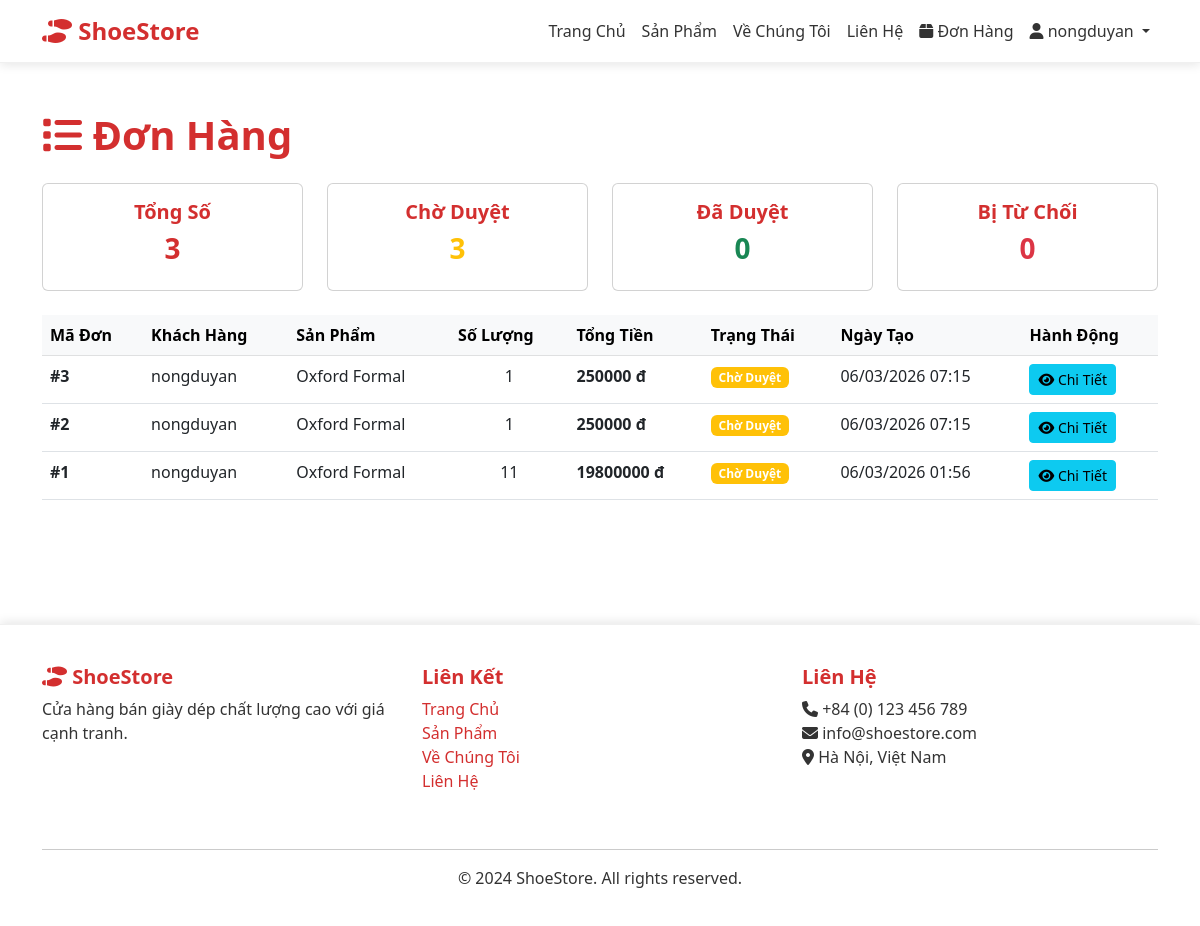
/orders/ (signed in), run on the app's committed database.
### store/models.py (models this page shows, shortened)
class Order(models.Model):
    customer = models.ForeignKey(User, on_delete=models.CASCADE, related_name='orders')
    product = models.ForeignKey(Product, on_delete=models.CASCADE, related_name='orders')
    quantity = models.IntegerField(validators=[MinValueValidator(1)])
    total_price = models.DecimalField(max_digits=10, decimal_places=2)
    status = models.CharField(max_length=20, choices=STATUS_CHOICES, default='pending')
    notes = models.TextField(blank=True)
    is_active = models.BooleanField(default=True)
    approved_by = models.ForeignKey(User, on_delete=models.SET_NULL, null=True, blank=True, related_name='approved_orders')
    created_at = models.DateTimeField(auto_now_add=True)
    updated_at = models.DateTimeField(auto_now=True)
    approved_date = models.DateTimeField(null=True, blank=True)
    class Meta:
        ordering = ['-created_at']
        permissions = [
            ("can_approve_order", "Can approve orders"),
            ("can_reject_order", "Can reject orders"),
        ]

class Product(models.Model):
    name = models.CharField(max_length=300)
    description = models.TextField()
    price = models.DecimalField(max_digits=10, decimal_places=2, validators=[MinValueValidator(0)])
    category = models.ForeignKey(Category, on_delete=models.CASCADE, related_name='products')
    shoe_type = models.CharField(max_length=20, choices=SHOE_TYPE_CHOICES)
    size = models.CharField(max_length=10, help_text="e.g., 36, 37, 38...")
    color = models.CharField(max_length=50)
    material = models.CharField(max_length=100)
    brand = models.CharField(max_length=100)
    quantity_in_stock = models.IntegerField(default=0, validators=[MinValueValidator(0)])
    image = models.ImageField(upload_to='products/', blank=True)
    image_alt = models.CharField(max_length=200, blank=True)
    average_rating = models.FloatField(default=0, validators=[MinValueValidator(0)])
    total_reviews = models.IntegerField(default=0)
    is_featured = models.BooleanField(default=False)
    is_active = models.BooleanField(default=True)
    created_at = models.DateTimeField(auto_now_add=True)
    updated_at = models.DateTimeField(auto_now=True)
    class Meta:
        ordering = ['-created_at']
        indexes = [
            models.Index(fields=['name', 'category']),
            models.Index(fields=['price']),
        ]

### store/views.py (the view)
# urls.py: path('orders/', views.order_list, name='order_list'),
@login_required
def order_list(request):
    if request.user.profile.user_type == 'admin':
        orders = Order.objects.all().order_by('-created_at')
    else:
        orders = Order.objects.filter(customer=request.user).order_by('-created_at')
    status_filter = request.GET.get('status')
    if status_filter:
        orders = orders.filter(status=status_filter)
    stats = {
        'total': orders.count(),
        'pending': orders.filter(status='pending').count(),
        'approved': orders.filter(status='approved').count(),
        'rejected': orders.filter(status='rejected').count(),
    }
    context = {
        'orders': orders,
        'stats': stats,
        'status_filter': status_filter,
        'is_admin': request.user.profile.user_type == 'admin',
    }
    return render(request, 'store/order_list.html', context)

### store/templates/store/order_list.html (shortened to what this page needs)
{% extends 'store/base.html' %}
{% block content %}
<div class="container py-5">
    <h1 class="mb-4">
        <i class="fas fa-list"></i> Đơn Hàng
    </h1>
    <div class="row mb-4">
        <div class="col-md-3">
            <div class="card text-center">
                <div class="card-body">
                    <h5>Tổng Số</h5>
                    <h3>{{ stats.total }}</h3>
                </div>
            </div>
        </div>
        <div class="col-md-3">
            <div class="card text-center">
                <div class="card-body">
                    <h5>Chờ Duyệt</h5>
                    <h3 class="text-warning">{{ stats.pending }}</h3>
                </div>
            </div>
        </div>
        <div class="col-md-3">
            <div class="card text-center">
                <div class="card-body">
                    <h5>Đã Duyệt</h5>
                    <h3 class="text-success">{{ stats.approved }}</h3>
                </div>
            </div>
        </div>
        <div class="col-md-3">
            <div class="card text-center">
                <div class="card-body">
                    <h5>Bị Từ Chối</h5>
                    <h3 class="text-danger">{{ stats.rejected }}</h3>
                </div>
            </div>
        </div>
    </div>
    <div class="table-responsive">
        <table class="table table-hover">
            <thead class="table-light">
                <tr>
                    <th>Mã Đơn</th>
                    <th>Khách Hàng</th>
                    <th>Sản Phẩm</th>
                    <th>Số Lượng</th>
                    <th>Tổng Tiền</th>
                    <th>Trạng Thái</th>
                    <th>Ngày Tạo</th>
                    <th>Hành Động</th>
                </tr>
            </thead>
            <tbody>
                {% for order in orders %}
                <tr>
                    <td><strong>#{{ order.id }}</strong></td>
                    <td>{{ order.customer.get_full_name|default:order.customer.username }}</td>
                    <td>{{ order.product.name }}</td>
                    <td class="text-center">{{ order.quantity }}</td>
                    <td class="fw-bold">{{ order.total_price|floatformat:0 }} đ</td>
                    <td>
                        {% if order.status == 'pending' %}
                        <span class="badge bg-warning">Chờ Duyệt</span>
                        {% elif order.status == 'approved' %}
                        <span class="badge bg-success">Đã Duyệt</span>
                        {% else %}
                        <span class="badge bg-danger">Bị Từ Chối</span>
                        {% endif %}
                    </td>
                    <td>{{ order.created_at|date:"d/m/Y H:i" }}</td>
                    <td>
                        <a href="{% url 'order_detail' order.pk %}" class="btn btn-sm btn-info">
                            <i class="fas fa-eye"></i> Chi Tiết
                        </a>
                    </td>
                </tr>
                {% empty %}
                <tr>
                    <td colspan="8" class="text-center py-4">
                        <p class="text-muted">Không có đơn hàng nào</p>
                    </td>
                </tr>
                {% endfor %}
            </tbody>
        </table>
    </div>
</div>
{% endblock %}

### store/templates/store/base.html (shortened to what this page needs)
<!DOCTYPE html>
<html lang="vi">
<head>
    <link href="https://cdn.jsdelivr.net/npm/bootstrap@5.3.0/dist/css/bootstrap.min.css" rel="stylesheet">
    <link rel="stylesheet" href="https://cdnjs.cloudflare.com/ajax/libs/font-awesome/6.4.0/css/all.min.css">
</head>
<body>
    <nav class="navbar navbar-expand-lg navbar-dark sticky-top">
        <div class="container">
            <a class="navbar-brand" href="{% url 'home' %}">
                <i class="fas fa-shoe-prints"></i> ShoeStore
            </a>
            <div class="collapse navbar-collapse" id="navbarNav">
                <ul class="navbar-nav ms-auto">
                    <li class="nav-item">
                        <a class="nav-link" href="{% url 'home' %}">Trang Chủ</a>
                    </li>
                    <li class="nav-item">
                        <a class="nav-link" href="{% url 'product_list' %}">Sản Phẩm</a>
                    </li>
                    <li class="nav-item">
                        <a class="nav-link" href="{% url 'about' %}">Về Chúng Tôi</a>
                    </li>
                    <li class="nav-item">
                        <a class="nav-link" href="{% url 'contact' %}">Liên Hệ</a>
                    </li>
                    {% if user.is_authenticated %}
                        <li class="nav-item">
                            <a class="nav-link" href="{% url 'order_list' %}">
                                <i class="fas fa-box"></i> Đơn Hàng
                            </a>
                        </li>
                        <li class="nav-item dropdown">
                            <a class="nav-link dropdown-toggle" href="#" id="userDropdown" role="button" data-bs-toggle="dropdown">
                                <i class="fas fa-user"></i> {{ user.first_name|default:user.username }}
                            </a>
                        </li>
                    {% endif %}
                </ul>
            </div>
        </div>
    </nav>
    <main>
        {% block content %}{% endblock %}
    </main>
    <footer>
        <div class="container">
            <div class="row">
                <div class="col-md-4 mb-4">
                    <h5><i class="fas fa-shoe-prints"></i> ShoeStore</h5>
                    <p>Cửa hàng bán giày dép chất lượng cao với giá cạnh tranh.</p>
                </div>
                <div class="col-md-4 mb-4">
                    <h5>Liên Kết</h5>
                    <ul class="list-unstyled">
                        <li><a href="{% url 'home' %}">Trang Chủ</a></li>
                        <li><a href="{% url 'product_list' %}">Sản Phẩm</a></li>
                        <li><a href="{% url 'about' %}">Về Chúng Tôi</a></li>
                        <li><a href="{% url 'contact' %}">Liên Hệ</a></li>
                    </ul>
                </div>
                <div class="col-md-4 mb-4">
                    <h5>Liên Hệ</h5>
                    <p>
                        <i class="fas fa-phone"></i> +84 (0) 123 456 789<br>
                        <i class="fas fa-envelope"></i> info@shoestore.com<br>
                        <i class="fas fa-map-marker-alt"></i> Hà Nội, Việt Nam
                    </p>
                </div>
            </div>
            <hr>
            <div class="text-center">
                <p>&copy; 2024 ShoeStore. All rights reserved.</p>
            </div>
        </div>
    </footer>
</body>
</html>

### store/templates/store/base.html (style rules this page uses)
:root { --primary-color: #667eea; --secondary-color: #764ba2; --accent-color: #f093fb; --success-color: #00d4ff; --light-bg: #f0f4ff; }
body { font-family: 'Segoe UI', Tahoma, Geneva, Verdana, sans-serif; background: #ffffff; color: #333; min-height: 100vh; }
.navbar { background: #ffffff; box-shadow: 0 2px 10px rgba(0, 0, 0, 0.1); border-bottom: 1px solid #f0f0f0; }
.navbar-brand { font-weight: 700; font-size: 1.5rem; color: #d32f2f !important; text-shadow: none; }
.nav-link { color: #333 !important; transition: color 0.3s, text-shadow 0.3s; font-weight: 500; }
footer { background: #ffffff; color: #333; padding: 40px 0 20px; margin-top: 60px; box-shadow: 0 -2px 10px rgba(0, 0, 0, 0.1); border-top: 1px solid #f0f0f0; }
footer a { color: #d32f2f; text-decoration: none; transition: color 0.3s; }
h1, h2, h3, h4, h5, h6 { color: #d32f2f; font-weight: 700; }
a { color: #d32f2f; transition: color 0.3s; }

### data on the page
Order: id "3", customer.get_full_name "nongduyan", product.name "Oxford Formal", quantity "1", total_price "250000", status "Chờ Duyệt", created_at "06/03/2026 07:15"
Order: id "2", customer.get_full_name "nongduyan", product.name "Oxford Formal", quantity "1", total_price "250000", status "Chờ Duyệt", created_at "06/03/2026 07:15"
Order: id "1", customer.get_full_name "nongduyan", product.name "Oxford Formal", quantity "11", total_price "19800000", status "Chờ Duyệt", created_at "06/03/2026 01:56"

### other printed values
{{ user.first_name|default:user.username }} "nongduyan"
{{ stats.total }} "3"
{{ stats.pending }} "3"
{{ stats.approved }} "0"
{{ stats.rejected }} "0"
